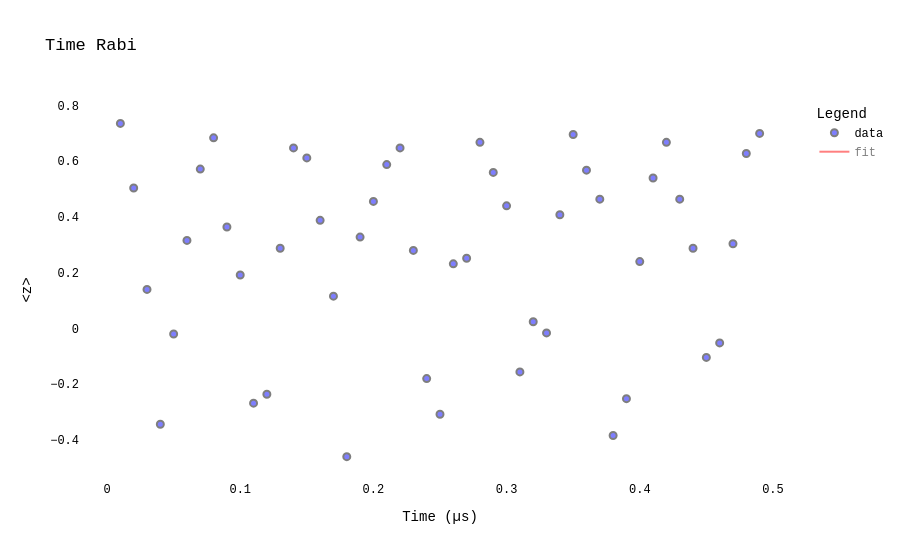

Notebook source saved alongside this figure:
### Markdown cell above
## Rabi — initial amplitude calibration

LeeQ's built-in Rabi experiment sweeps a square probe and uses the configured Blackman envelope area to update the drive amplitude. Inspect the fit before proceeding to Ramsey and ping-pong. After improving the X pulse, rerun readout calibration if the initial state clusters were poorly separated.

### Code cell
rabi = NormalisedRabi(dut_qubit=dut, step=0.01, stop=0.5, amp=c1['X'].amp, update=True)

### Figure 1 — Plotly figure (JSON) as saved in the notebook; plotly's stock layout.template omitted (floating-point values rounded to 4 significant figures; data arrays with more than 128 entries replaced by an {"elided": "..."} marker saying what was removed)
{"data": [{"marker": {"color": "Blue", "line": {"color": "Black", "width": 2}, "opacity": 0.5, "size": 7}, "mode": "markers", "name": "data", "type": "scatter", "x": [0.01, 0.02, 0.03, 0.04, 0.05, 0.06, 0.07, 0.08, 0.09, 0.1, 0.11, 0.12, 0.13, 0.14, 0.15, 0.16, 0.17, 0.18, 0.19, 0.2, 0.21, 0.22, 0.23, 0.24, 0.25, 0.26, 0.27, 0.28, 0.29, 0.3, 0.31, 0.32, 0.33, 0.34, 0.35, 0.36, 0.37, 0.38, 0.39, 0.4, 0.41, 0.42, 0.43, 0.44, 0.45, 0.46, 0.47, 0.48, 0.49], "y": [0.736, 0.504, 0.14, -0.344, -0.02, 0.316, 0.572, 0.684, 0.364, 0.192, -0.268, -0.236, 0.288, 0.648, 0.612, 0.388, 0.116, -0.46, 0.328, 0.456, 0.588, 0.648, 0.28, -0.18, -0.308, 0.232, 0.252, 0.668, 0.56, 0.44, -0.156, 0.024, -0.016, 0.408, 0.696, 0.568, 0.464, -0.384, -0.252, 0.24, 0.54, 0.668, 0.464, 0.288, -0.104, -0.052, 0.304, 0.628, 0.7]}, {"line": {"color": "Red"}, "mode": "lines", "name": "fit", "type": "scatter", "visible": "legendonly", "x": {"elided": "245 float values"}, "y": {"elided": "245 float values"}}], "layout": {"font": {"color": "Black", "family": "Courier New, monospace", "size": 12}, "legend": {"title": {"text": "Legend"}}, "plot_bgcolor": "white", "title": {"text": "Time Rabi"}, "xaxis": {"title": {"text": "Time (µs)"}}, "yaxis": {"title": {"text": "<z>"}}}}
